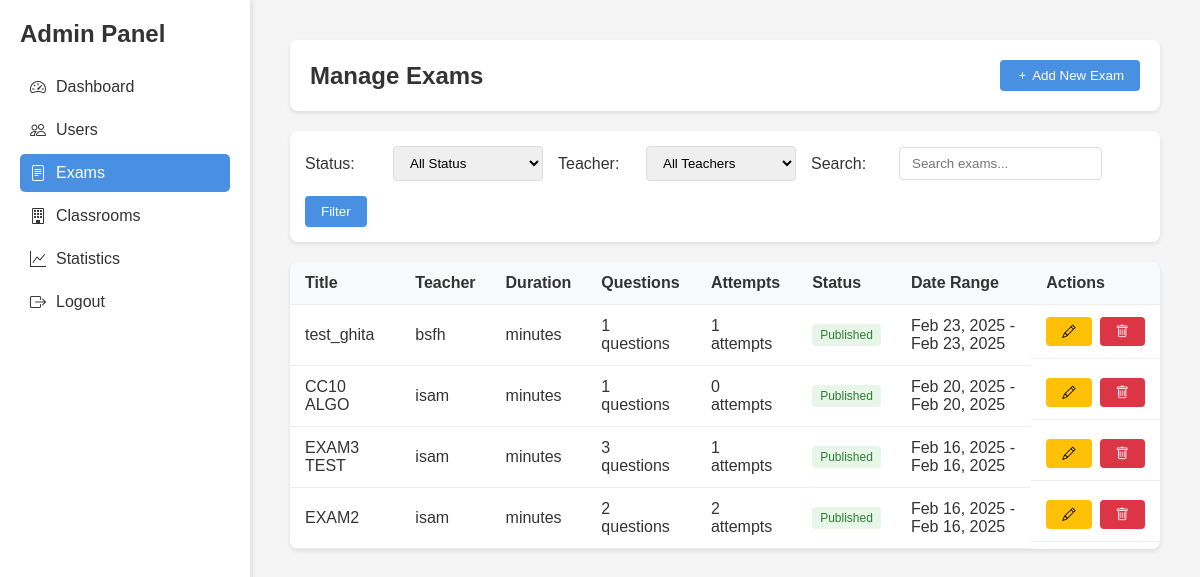
Screenshot of /admin/exams.php (signed in) with the database file from the repository.
### tables this page shows
CREATE TABLE `exams` (
  `id` int(11) NOT NULL,
  `title` varchar(255) NOT NULL,
  `description` text DEFAULT NULL,
  `is_published` tinyint(1) NOT NULL DEFAULT 0,
  `start_date` datetime NOT NULL,
  `end_date` datetime NOT NULL,
  `created_by` int(11) NOT NULL,
  `created_at` timestamp NOT NULL DEFAULT current_timestamp(),
  `total_points` enum('10','20','40','100') NOT NULL DEFAULT '10',
  `attempts_allowed` int(11) NOT NULL DEFAULT 1,
  `passing_score` int(11) NOT NULL DEFAULT 60
);

CREATE TABLE `users` (
  `id` int(11) NOT NULL,
  `username` varchar(50) NOT NULL,
  `password` varchar(255) NOT NULL,
  `email` varchar(100) NOT NULL,
  `role` enum('admin','teacher','student') NOT NULL DEFAULT 'student',
  `department` varchar(100) DEFAULT NULL,
  `status` enum('active','inactive') NOT NULL DEFAULT 'active',
  `full_name` varchar(100) NOT NULL,
  `created_at` timestamp NOT NULL DEFAULT current_timestamp(),
  `last_login` timestamp NULL DEFAULT NULL,
  `classroom_id` int(11) DEFAULT NULL
);

### admin/exams.php (the view, shortened to what this page needs)
<?php
$status_filter = isset($_GET['status']) ? $_GET['status'] : 'all';
$search = isset($_GET['search']) ? trim($_GET['search']) : '';
$page = isset($_GET['page']) ? (int)$_GET['page'] : 1;
$limit = 10;
$exams = [];
try {
    $conn = getDBConnection();
    $where_conditions = ["1=1"];
    $params = [];
    $where_clause = implode(' AND ', $where_conditions);
    $offset = ($page - 1) * $limit;
    $sql = "
        SELECT e.*,
            u.full_name as teacher_name,
            (SELECT COUNT(*) FROM exam_attempts WHERE exam_id = e.id) as attempt_count,
            (SELECT COUNT(*) FROM questions WHERE exam_id = e.id) as question_count
        FROM exams e
        LEFT JOIN users u ON e.created_by = u.id
        WHERE $where_clause
        ORDER BY e.created_at DESC
        LIMIT ? OFFSET ?
    ";
    $stmt = $conn->prepare($sql);
    $stmt->execute(array_merge($params, [$limit, $offset]));
    $exams = $stmt->fetchAll(PDO::FETCH_ASSOC);
} catch(PDOException $e) {
    setFlashMessage('error', 'Database error: ' . $e->getMessage());
    $exams = [];
    $total_pages = 1;
}
?>
<!DOCTYPE html>
<html lang="en">
<head>
    <link href='https://unpkg.com/boxicons@2.1.4/css/boxicons.min.css' rel='stylesheet'>
    <link rel="stylesheet" href="https://cdn.jsdelivr.net/npm/bootstrap-icons@1.11.3/font/bootstrap-icons.min.css">
</head>
<body>
    <div class="dashboard-container">
        <div class="sidebar">
            <h2 style="margin-bottom: 20px;">Admin Panel</h2>
            <nav>
                <a href="dashboard.php" class="nav-link">
                    <i class="bi bi-speedometer2"></i> Dashboard
                </a>
                <a href="users.php" class="nav-link">
                    <i class="bi bi-people"></i> Users
                </a>
                <a href="exams.php" class="nav-link active">
                    <i class="bi bi-file-text"></i> Exams
                </a>
                <a href="classrooms.php" class="nav-link">
                    <i class="bi bi-building"></i> Classrooms
                </a>
                <a href="statistics.php" class="nav-link">
                    <i class="bi bi-graph-up"></i> Statistics
                </a>
                <a href="../logout.php" class="nav-link">
                    <i class="bi bi-box-arrow-right"></i> Logout
                </a>
            </nav>
        </div>
        <div class="main-content">
            <div class="container">
                <div class="page-header">
                    <h1 class="page-title">Manage Exams</h1>
                    <button class="btn btn-primary" onclick="showAddModal()">
                        <i class="bi bi-plus"></i> Add New Exam
                    </button>
                </div>
                <div class="filters">
                    <form method="GET" class="filter-form">
                        <div class="filter-group">
                            <label>Status:</label>
                            <select name="status">
                                <option value="all" <?php echo $status_filter === 'all' ? 'selected' : ''; ?>>All Status</option>
                            </select>
                        </div>
                        <div class="filter-group">
                            <label>Teacher:</label>
                            <select name="teacher">
                                <option value="all">All Teachers</option>
                            </select>
                        </div>
                        <div class="filter-group">
                            <label>Search:</label>
                            <input type="text" name="search"
                                   value="<?php echo htmlspecialchars($search); ?>"
                                   placeholder="Search exams...">
                        </div>
                        <button type="submit" class="btn btn-primary">Filter</button>
                    </form>
                </div>
                <div class="exams-table">
                    <table>
                        <thead>
                            <tr>
                                <th>Title</th>
                                <th>Teacher</th>
                                <th>Duration</th>
                                <th>Questions</th>
                                <th>Attempts</th>
                                <th>Status</th>
                                <th>Date Range</th>
                                <th>Actions</th>
                            </tr>
                        </thead>
                        <tbody>
                            <?php if (!empty($exams)): ?>
                                <?php foreach ($exams as $exam): ?>
                                    <tr>
                                        <td><?php echo htmlspecialchars($exam['title']); ?></td>
                                        <td><?php echo htmlspecialchars($exam['teacher_name']); ?></td>
                                        <td><?php echo $exam['duration_minutes']; ?> minutes</td>
                                        <td><?php echo $exam['question_count']; ?> questions</td>
                                        <td><?php echo $exam['attempt_count']; ?> attempts</td>
                                        <td>
                                            <span class="status-badge status-<?php echo $exam['is_published'] ? 'published' : 'draft'; ?>">
                                                <?php echo $exam['is_published'] ? 'Published' : 'Draft'; ?>
                                            </span>
                                        </td>
                                        <td>
                                            <?php
                                            echo date('M d, Y', strtotime($exam['start_date'])) . ' - ' .
                                                 date('M d, Y', strtotime($exam['end_date']));
                                            ?>
                                        </td>
                                        <td class="exam-actions">
                                            <button class="btn btn-warning" onclick='showEditModal(<?php echo htmlspecialchars(json_encode($exam)); ?>)'>
                                                <i class="bi bi-pencil"></i>
                                            </button>
                                            <button class="btn btn-danger" onclick="confirmDelete(<?php echo $exam['id']; ?>)">
                                                <i class="bi bi-trash"></i>
                                            </button>
                                        </td>
                                    </tr>
                                <?php endforeach; ?>
                            <?php else: ?>
                                <tr>
                                    <td colspan="8" style="text-align: center;">No exams found</td>
                                </tr>
                            <?php endif; ?>
                        </tbody>
                    </table>
                </div>
            </div>
        </div>
    </div>
</body>
</html>

### admin/exams.php (style rules this page uses)
:root { --primary-color: #4a90e2; --secondary-color: #357abd; --background-color: #f5f5f5; --text-color: #333; --danger-color: #dc3545; --success-color: #28a745; --warning-color: #ffc107; }
* { margin: 0; padding: 0; box-sizing: border-box; font-family: 'Poppins', sans-serif; }
body { background: var(--background-color); color: var(--text-color); min-height: 100vh; }
.container { max-width: 1200px; margin: 0 auto; padding: 20px; }
.page-header { display: flex; justify-content: space-between; align-items: center; margin-bottom: 20px; padding: 20px; background: white; border-radius: 8px; box-shadow: 0 2px 4px rgba(0,0,0,0.1); }
.page-title { font-size: 24px; color: var(--text-color); }
.filters { background: white; padding: 15px; border-radius: 8px; margin-bottom: 20px; box-shadow: 0 2px 4px rgba(0,0,0,0.1); }
.filter-form { display: flex; gap: 15px; align-items: center; flex-wrap: wrap; }
.filter-group { display: flex; align-items: center; gap: 8px; }
.filter-group label { font-weight: 500; min-width: 80px; }
.filter-group select, .filter-group input { padding: 8px 12px; border: 1px solid #ddd; border-radius: 4px; outline: none; min-width: 150px; }
.btn { padding: 8px 16px; border: none; border-radius: 4px; cursor: pointer; font-weight: 500; transition: all 0.3s ease; }
.btn-primary { background: var(--primary-color); color: white; }
.btn-danger { background: var(--danger-color); color: white; }
.btn-warning { background: var(--warning-color); color: black; }
.exams-table { background: white; border-radius: 8px; overflow: hidden; box-shadow: 0 2px 4px rgba(0,0,0,0.1); margin-bottom: 20px; }
table { width: 100%; border-collapse: collapse; }
th, td { padding: 12px 15px; text-align: left; border-bottom: 1px solid #eee; }
th { background: #f8f9fa; font-weight: 600; color: var(--text-color); }
.status-badge { padding: 4px 8px; border-radius: 4px; font-size: 12px; font-weight: 500; }
.status-published { background: #e8f5e9; color: #2e7d32; }
.exam-actions { display: flex; gap: 8px; }
.dashboard-container { display: flex; min-height: 100vh; }
.sidebar { width: 250px; background: white; padding: 20px; box-shadow: 2px 0 5px rgba(0,0,0,0.1); }
.main-content { flex: 1; padding: 20px; }
.nav-link { display: flex; align-items: center; padding: 10px; color: var(--text-color); text-decoration: none; border-radius: 5px; margin-bottom: 5px; }
.nav-link i { margin-right: 10px; }
.nav-link.active { background: var(--primary-color); color: white; }

### rows the page displays
exams: title "test_ghita", users.full_name "bsfh", question_count "1", attempt_count "1", is_published "Published", start_date "Feb 23, 2025", end_date "Feb 23, 2025"
exams: title "CC10 ALGO", users.full_name "isam", question_count "1", attempt_count "0", is_published "Published", start_date "Feb 20, 2025", end_date "Feb 20, 2025"
exams: title "EXAM3 TEST", users.full_name "isam", question_count "3", attempt_count "1", is_published "Published", start_date "Feb 16, 2025", end_date "Feb 16, 2025"
exams: title "EXAM2", users.full_name "isam", question_count "2", attempt_count "2", is_published "Published", start_date "Feb 16, 2025", end_date "Feb 16, 2025"
